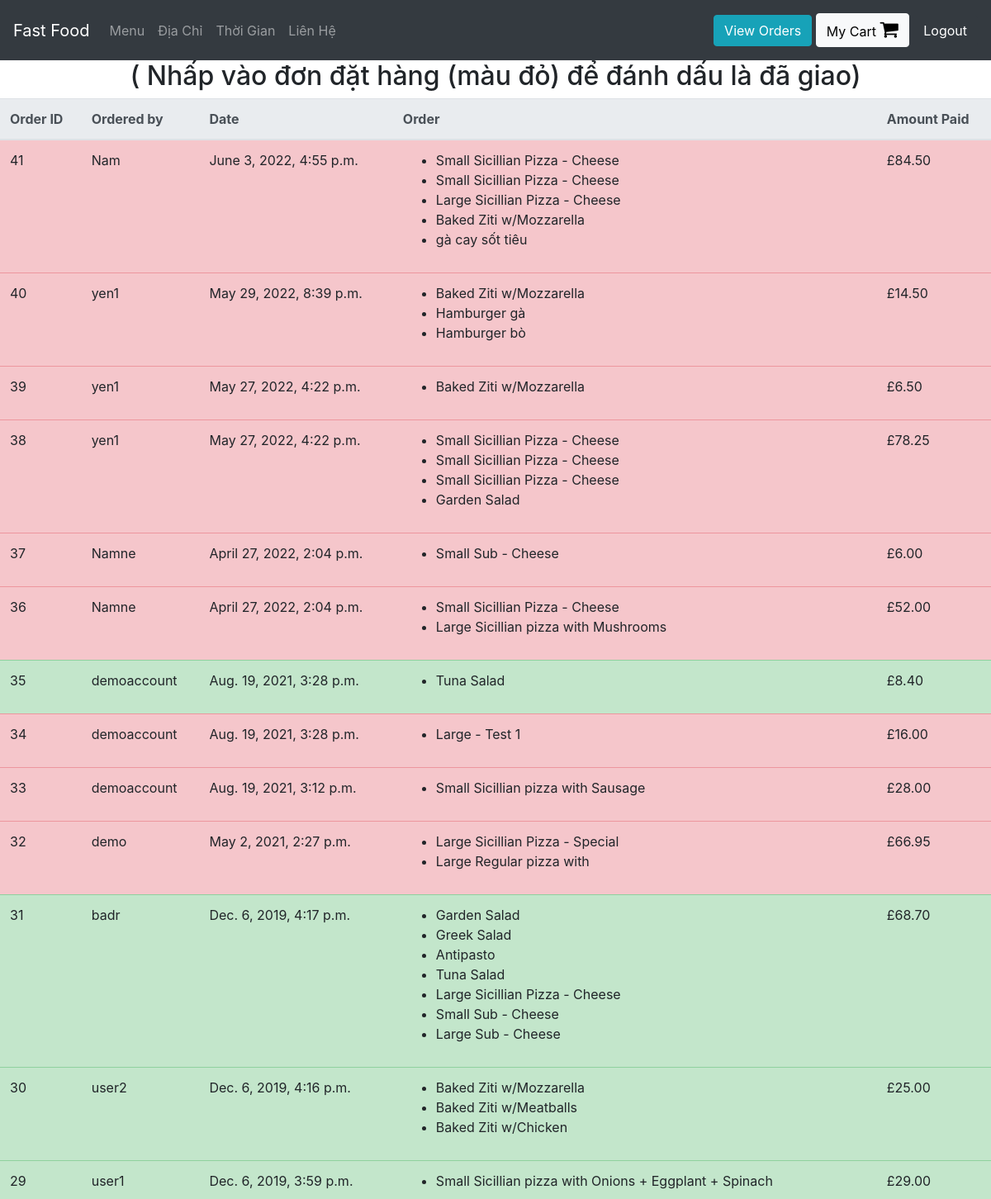
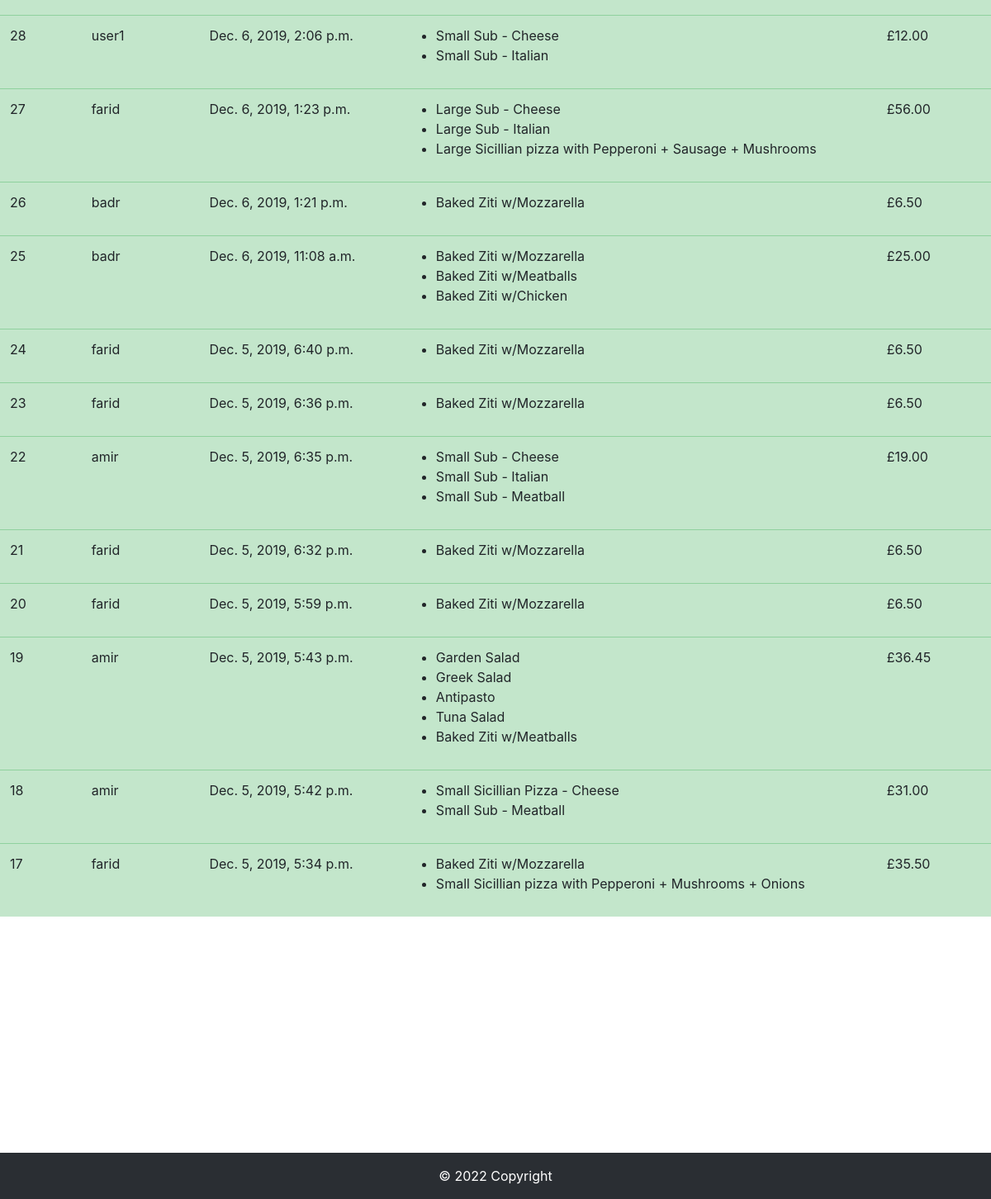
Page /view-orders (signed in) on the committed database (2 pictures, top to bottom).
### orders/models.py (models this page shows, shortened)
class UserOrder(models.Model):
    username = models.CharField(max_length=200) #who placed the order
    order = models.TextField() #this will be a string representation of the cart from localStorage
    price = models.DecimalField(max_digits=6, decimal_places=2) #how much was the order
    time_of_order  = models.DateTimeField(default=datetime.now, blank=True)
    delivered = models.BooleanField()

### orders/views.py (the view)
# urls.py: path("view-orders", views.view_orders, name="view_orders"),
def view_orders(request):
    if request.user.is_superuser:
        rows = UserOrder.objects.all().order_by('-time_of_order')
        return render(request, "orders/orders.html", context = {"rows":rows})
    else:
        rows = UserOrder.objects.all().filter(username = request.user.username).order_by('-time_of_order')
        return render(request, "orders/orders.html", context = {"rows":rows})

### orders/templatetags/custom_tags.py (called while the page is built)
@register.filter(name="format_cart")
def format_cart(value):
    return value[1:-1].split(",")

@register.filter(name="format_cart_item")
def format_cart_item(value):
    return value.replace("'","")

### orders/templates/orders/orders.html
{% extends 'orders/header.html' %}
{% load custom_tags %}
{% block content %}
<div class="container-fluid">
  <div class="row justify-content-center">
    {% if user.is_superuser %}
      <h2>(
        Nhấp vào đơn đặt hàng (màu đỏ) để đánh dấu là đã giao)</h2>
    {% else %}
      <h2> Orders by: {{user.get_username}} </h2>
    {% endif %}
    <table class="table">
        <thead class="thead-light">
        <tr>
          <th scope="col">Order ID</th>
          <th scope="col">Ordered by</th>
          <th scope="col">Date</th>
          <th scope="col">Order</th>
          <th scope="col">Amount Paid</th>
        </tr>
        </thead>
        <tbody id = "orders_table">
          {% for row in rows %}
          {% if row.delivered %}
            <tr class="table-success">
          {% else %}
            <tr class="table-danger mark-as-complete">
          {% endif %}
              <td>{{row.id}}</td>
              <td>{{row.username}}</td>
              <td>{{row.time_of_order}}</td>
              <td >
                <ul>
                  {% for item in row.order|format_cart %}
                    <li>{{item|format_cart_item}}</li>
                  {% endfor %}
                </ul>
              </td>
              <td>£{{row.price}}</td>
            </tr>
          {% endfor %}
        </tbody>
    </table>
  </div>
</div>
{% endblock %}

### rows in the picture
UserOrder: id "41", username "Nam", time_of_order "June 3, 2022, 4:55 p.m.", order "Small Sicillian Pizza - Cheese" "Small Sicillian Pizza - Cheese" "Large Sicillian Pizza - Cheese" "Baked Ziti w/Mozzarella" "gà cay sốt tiêu", price "84.50"
UserOrder: id "40", username "yen1", time_of_order "May 29, 2022, 8:39 p.m.", order "Baked Ziti w/Mozzarella" "Hamburger gà" "Hamburger bò", price "14.50"
UserOrder: id "39", username "yen1", time_of_order "May 27, 2022, 4:22 p.m.", order "Baked Ziti w/Mozzarella", price "6.50"
UserOrder: id "38", username "yen1", time_of_order "May 27, 2022, 4:22 p.m.", order "Small Sicillian Pizza - Cheese" "Small Sicillian Pizza - Cheese" "Small Sicillian Pizza - Cheese" "Garden Salad", price "78.25"
UserOrder: id "37", username "Namne", time_of_order "April 27, 2022, 2:04 p.m.", order "Small Sub - Cheese", price "6.00"
UserOrder: id "36", username "Namne", time_of_order "April 27, 2022, 2:04 p.m.", order "Small Sicillian Pizza - Cheese" "Large Sicillian pizza with Mushrooms", price "52.00"
UserOrder: id "35", username "demoaccount", time_of_order "Aug. 19, 2021, 3:28 p.m.", order "Tuna Salad", price "8.40"
UserOrder: id "34", username "demoaccount", time_of_order "Aug. 19, 2021, 3:28 p.m.", order "Large - Test 1", price "16.00"
UserOrder: id "33", username "demoaccount", time_of_order "Aug. 19, 2021, 3:12 p.m.", order "Small Sicillian pizza with Sausage", price "28.00"
UserOrder: id "32", username "demo", time_of_order "May 2, 2021, 2:27 p.m.", order "Large Sicillian Pizza - Special" "Large Regular pizza with", price "66.95"
UserOrder: id "31", username "badr", time_of_order "Dec. 6, 2019, 4:17 p.m.", order "Garden Salad" "Greek Salad" "Antipasto" "Tuna Salad" "Large Sicillian Pizza - Cheese" "Small Sub - Cheese" "Large Sub - Cheese", price "68.70"
UserOrder: id "30", username "user2", time_of_order "Dec. 6, 2019, 4:16 p.m.", order "Baked Ziti w/Mozzarella" "Baked Ziti w/Meatballs" "Baked Ziti w/Chicken", price "25.00"
UserOrder: id "29", username "user1", time_of_order "Dec. 6, 2019, 3:59 p.m.", order "Small Sicillian pizza with Onions + Eggplant + Spinach", price "29.00"
UserOrder: id "28", username "user1", time_of_order "Dec. 6, 2019, 2:06 p.m.", order "Small Sub - Cheese" "Small Sub - Italian", price "12.00"
UserOrder: id "27", username "farid", time_of_order "Dec. 6, 2019, 1:23 p.m.", order "Large Sub - Cheese" "Large Sub - Italian" "Large Sicillian pizza with Pepperoni + Sausage + Mushrooms", price "56.00"
UserOrder: id "26", username "badr", time_of_order "Dec. 6, 2019, 1:21 p.m.", order "Baked Ziti w/Mozzarella", price "6.50"
UserOrder: id "25", username "badr", time_of_order "Dec. 6, 2019, 11:08 a.m.", order "Baked Ziti w/Mozzarella" "Baked Ziti w/Meatballs" "Baked Ziti w/Chicken", price "25.00"
UserOrder: id "24", username "farid", time_of_order "Dec. 5, 2019, 6:40 p.m.", order "Baked Ziti w/Mozzarella", price "6.50"
UserOrder: id "23", username "farid", time_of_order "Dec. 5, 2019, 6:36 p.m.", order "Baked Ziti w/Mozzarella", price "6.50"
UserOrder: id "22", username "amir", time_of_order "Dec. 5, 2019, 6:35 p.m.", order "Small Sub - Cheese" "Small Sub - Italian" "Small Sub - Meatball", price "19.00"
UserOrder: id "21", username "farid", time_of_order "Dec. 5, 2019, 6:32 p.m.", order "Baked Ziti w/Mozzarella", price "6.50"
UserOrder: id "20", username "farid", time_of_order "Dec. 5, 2019, 5:59 p.m.", order "Baked Ziti w/Mozzarella", price "6.50"
UserOrder: id "19", username "amir", time_of_order "Dec. 5, 2019, 5:43 p.m.", order "Garden Salad" "Greek Salad" "Antipasto" "Tuna Salad" "Baked Ziti w/Meatballs", price "36.45"
UserOrder: id "18", username "amir", time_of_order "Dec. 5, 2019, 5:42 p.m.", order "Small Sicillian Pizza - Cheese" "Small Sub - Meatball", price "31.00"
UserOrder: id "17", username "farid", time_of_order "Dec. 5, 2019, 5:34 p.m.", order "Baked Ziti w/Mozzarella" "Small Sicillian pizza with Pepperoni + Mushrooms + Onions", price "35.50"
